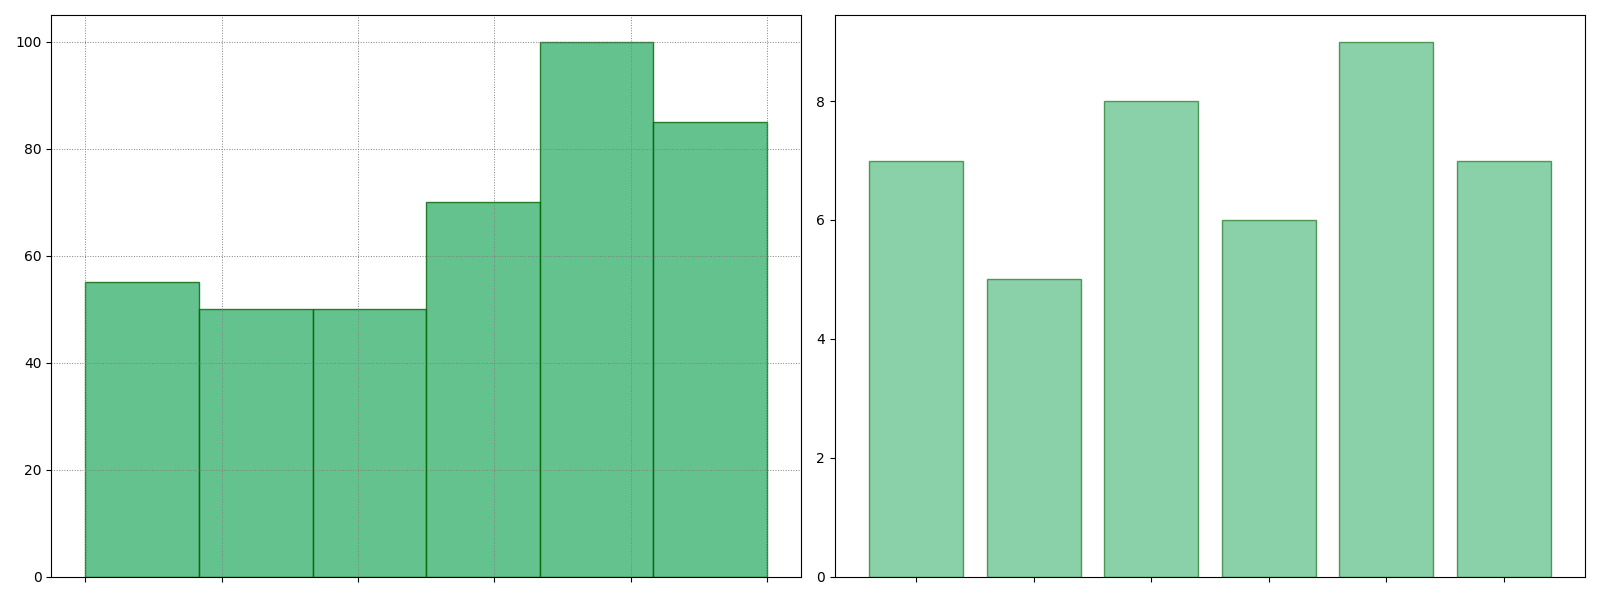

Write Python code to recreate this figure.
import matplotlib.pyplot as plt
import numpy as np

fruits = ['Apple', 'Banana', 'Grapes', 'Orange', 'Pineapple', 'Strawberry']
# Manually shuffled consumption data while preserving dimensions
consumption_alpha = [10, 15, 5, 30, 20, 25]  # Original: [15, 25, 10, 5, 30, 20]
consumption_beta = [15, 20, 10, 10, 25, 20]  # Original: [20, 10, 15, 25, 10, 20]
consumption_gamma = [10, 5, 20, 25, 30, 10]  # Original: [5, 20, 10, 30, 25, 10]
consumption_delta = [20, 10, 15, 5, 25, 30]  # Original: [10, 15, 20, 25, 30, 5]
avg_sweetness_levels = [7, 5, 8, 6, 9, 7]

data = []
for fruit, count in zip(fruits * 4, consumption_alpha + consumption_beta + consumption_gamma + consumption_delta):
    data.extend([fruit] * count)

fig, axs = plt.subplots(1, 2, figsize=(16, 6))

single_color = 'mediumseagreen'

ax1 = axs[0]
ax1.hist(data, bins=len(fruits), edgecolor='darkgreen', color=single_color, alpha=0.8)
ax1.set_xticks(np.arange(len(fruits)))
ax1.set_xticklabels([])

ax2 = axs[1]
ax2.bar(fruits, avg_sweetness_levels, color=single_color, edgecolor='darkgreen', alpha=0.6)
ax2.set_xticklabels([])

ax1.grid(True, linestyle=':', linewidth=0.7, color='gray')
ax2.grid(False)

plt.tight_layout()
plt.show()
